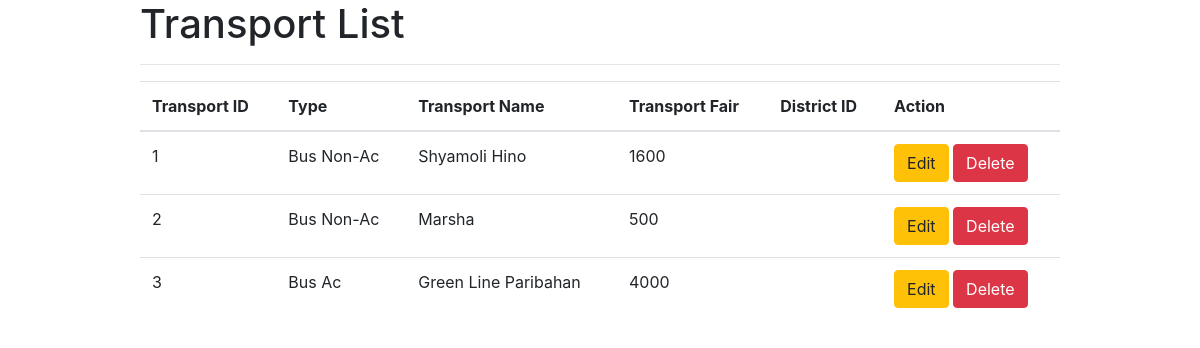
/mysql/mysql/transport_index.php, run on the app's committed database.
### tables this page shows
CREATE TABLE `transport` (
  `transport_id` int(11) NOT NULL,
  `type` varchar(20) NOT NULL,
  `tr_name` varchar(30) NOT NULL,
  `tr_fair` int(11) NOT NULL,
  `pickup_id` int(11) NOT NULL
);

### mysql/mysql/transport_index.php (the view, shortened to what this page needs)
<?php
$conn = new mysqli('localhost','root','','travel');
 $sql = "SELECT * FROM transport";
 $result = $conn->query($sql);
 ?>
<!doctype html>
<html lang="en">
  <head>
    <link rel="stylesheet" href="https://stackpath.bootstrapcdn.com/bootstrap/4.3.1/css/bootstrap.min.css">
  </head>
  <body>
    <div class="container">
      <div class="row">
        <div class="col-md-1">
        </div>
        <div class="col-md-10">
          <h1>Transport List</h1>
          <hr>
          <table class="table">
            <thead>
              <th>Transport ID</th>
              <th>Type</th>
              <th>Transport Name</th>
              <th>Transport Fair</th>
              <th>District ID</th>
              <th>Action</th>
            </thead>
            <tbody>
              <?php while ($row = $result->fetch_assoc()) {  ?>
              <tr>
                <td><?php echo $row['transport_id'] ?></td>
                <td><?php echo $row['type'] ?></td>
                <td><?php echo $row['tr_name'] ?></td>
                <td><?php echo $row['tr_fair'] ?></td>
                <td><?php echo $row['district_id'] ?></td>
                <td>
                  <a class="btn btn-warning" href="edit_transport.php?transport_id= <?php echo $row['transport_id'];?>">Edit</a>
                  <a class="btn btn-danger" onclick="return confirm('Are you sure ?')" href="delete_transport.php?transport_id=<?php echo $row['transport_id'];?>">Delete</a>
                </td>
              </tr>
            <?php } ?>
            </tbody>
          </table>
        </div>
      </div>
    </div>
  </body>
</html>

### data on the page
transport: transport_id "1", type "Bus Non-Ac", tr_name "Shyamoli Hino", tr_fair "1600"
transport: transport_id "2", type "Bus Non-Ac", tr_name "Marsha", tr_fair "500"
transport: transport_id "3", type "Bus Ac", tr_name "Green Line Paribahan", tr_fair "4000"
